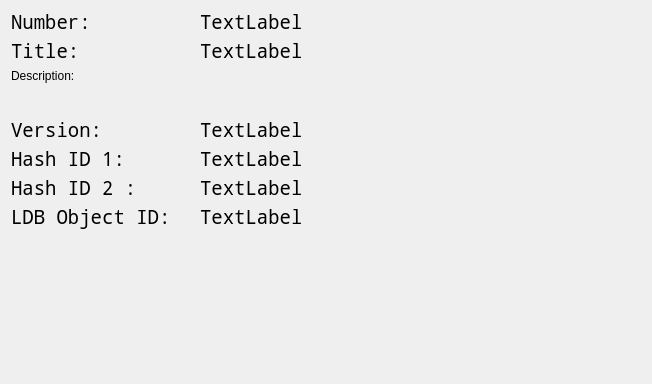
<?xml version="1.0" encoding="UTF-8"?>
<ui version="4.0">
 <class>SidechainDetailsDialog</class>
 <widget class="QDialog" name="SidechainDetailsDialog">
  <property name="geometry">
   <rect>
    <x>0</x>
    <y>0</y>
    <width>652</width>
    <height>384</height>
   </rect>
  </property>
  <property name="windowTitle">
   <string>Sidechain Details</string>
  </property>
  <layout class="QVBoxLayout" name="verticalLayout">
   <item>
    <layout class="QHBoxLayout" name="horizontalLayout_2">
     <item>
      <widget class="QLabel" name="label_4">
       <property name="font">
        <font>
         <family>Noto Mono</family>
         <pointsize>14</pointsize>
        </font>
       </property>
       <property name="text">
        <string>Number:         </string>
       </property>
      </widget>
     </item>
     <item>
      <widget class="QLabel" name="labelNumber">
       <property name="font">
        <font>
         <family>Noto Mono</family>
         <pointsize>14</pointsize>
        </font>
       </property>
       <property name="text">
        <string>TextLabel</string>
       </property>
       <property name="textInteractionFlags">
        <set>Qt::TextSelectableByMouse</set>
       </property>
      </widget>
     </item>
     <item>
      <spacer name="horizontalSpacer_2">
       <property name="orientation">
        <enum>Qt::Horizontal</enum>
       </property>
       <property name="sizeHint" stdset="0">
        <size>
         <width>40</width>
         <height>20</height>
        </size>
       </property>
      </spacer>
     </item>
    </layout>
   </item>
   <item>
    <layout class="QHBoxLayout" name="horizontalLayout_6">
     <item>
      <widget class="QLabel" name="label_9">
       <property name="font">
        <font>
         <family>Noto Mono</family>
         <pointsize>14</pointsize>
        </font>
       </property>
       <property name="text">
        <string>Title:          </string>
       </property>
      </widget>
     </item>
     <item>
      <widget class="QLabel" name="labelTitle">
       <property name="font">
        <font>
         <family>Noto Mono</family>
         <pointsize>14</pointsize>
        </font>
       </property>
       <property name="text">
        <string>TextLabel</string>
       </property>
       <property name="textInteractionFlags">
        <set>Qt::TextSelectableByMouse</set>
       </property>
      </widget>
     </item>
     <item>
      <spacer name="horizontalSpacer_6">
       <property name="orientation">
        <enum>Qt::Horizontal</enum>
       </property>
       <property name="sizeHint" stdset="0">
        <size>
         <width>40</width>
         <height>20</height>
        </size>
       </property>
      </spacer>
     </item>
    </layout>
   </item>
   <item>
    <layout class="QVBoxLayout" name="verticalLayout_2">
     <item>
      <widget class="QLabel" name="label">
       <property name="text">
        <string>Description:</string>
       </property>
      </widget>
     </item>
     <item>
      <widget class="QLabel" name="labelDescription">
       <property name="text">
        <string/>
       </property>
       <property name="wordWrap">
        <bool>true</bool>
       </property>
       <property name="textInteractionFlags">
        <set>Qt::TextSelectableByMouse</set>
       </property>
      </widget>
     </item>
    </layout>
   </item>
   <item>
    <spacer name="verticalSpacer_3">
     <property name="orientation">
      <enum>Qt::Vertical</enum>
     </property>
     <property name="sizeType">
      <enum>QSizePolicy::Fixed</enum>
     </property>
     <property name="sizeHint" stdset="0">
      <size>
       <width>20</width>
       <height>10</height>
      </size>
     </property>
    </spacer>
   </item>
   <item>
    <layout class="QHBoxLayout" name="horizontalLayout">
     <item>
      <widget class="QLabel" name="label_2">
       <property name="font">
        <font>
         <family>Noto Mono</family>
         <pointsize>14</pointsize>
        </font>
       </property>
       <property name="text">
        <string>Version:        </string>
       </property>
      </widget>
     </item>
     <item>
      <widget class="QLabel" name="labelVersion">
       <property name="font">
        <font>
         <family>Noto Mono</family>
         <pointsize>14</pointsize>
        </font>
       </property>
       <property name="text">
        <string>TextLabel</string>
       </property>
       <property name="textInteractionFlags">
        <set>Qt::TextSelectableByMouse</set>
       </property>
      </widget>
     </item>
     <item>
      <spacer name="horizontalSpacer">
       <property name="orientation">
        <enum>Qt::Horizontal</enum>
       </property>
       <property name="sizeHint" stdset="0">
        <size>
         <width>40</width>
         <height>20</height>
        </size>
       </property>
      </spacer>
     </item>
    </layout>
   </item>
   <item>
    <layout class="QHBoxLayout" name="horizontalLayout_8">
     <item>
      <widget class="QLabel" name="label_11">
       <property name="font">
        <font>
         <family>Noto Mono</family>
         <pointsize>14</pointsize>
        </font>
       </property>
       <property name="text">
        <string>Hash ID 1:      </string>
       </property>
      </widget>
     </item>
     <item>
      <widget class="QLabel" name="labelID1">
       <property name="font">
        <font>
         <family>Noto Mono</family>
         <pointsize>14</pointsize>
        </font>
       </property>
       <property name="text">
        <string>TextLabel</string>
       </property>
       <property name="textInteractionFlags">
        <set>Qt::TextSelectableByMouse</set>
       </property>
      </widget>
     </item>
     <item>
      <spacer name="horizontalSpacer_8">
       <property name="orientation">
        <enum>Qt::Horizontal</enum>
       </property>
       <property name="sizeHint" stdset="0">
        <size>
         <width>40</width>
         <height>20</height>
        </size>
       </property>
      </spacer>
     </item>
    </layout>
   </item>
   <item>
    <layout class="QHBoxLayout" name="horizontalLayout_9">
     <item>
      <widget class="QLabel" name="label_12">
       <property name="font">
        <font>
         <family>Noto Mono</family>
         <pointsize>14</pointsize>
        </font>
       </property>
       <property name="text">
        <string>Hash ID 2 :     </string>
       </property>
      </widget>
     </item>
     <item>
      <widget class="QLabel" name="labelID2">
       <property name="font">
        <font>
         <family>Noto Mono</family>
         <pointsize>14</pointsize>
        </font>
       </property>
       <property name="text">
        <string>TextLabel</string>
       </property>
       <property name="textInteractionFlags">
        <set>Qt::TextSelectableByMouse</set>
       </property>
      </widget>
     </item>
     <item>
      <spacer name="horizontalSpacer_9">
       <property name="orientation">
        <enum>Qt::Horizontal</enum>
       </property>
       <property name="sizeHint" stdset="0">
        <size>
         <width>40</width>
         <height>20</height>
        </size>
       </property>
      </spacer>
     </item>
    </layout>
   </item>
   <item>
    <layout class="QHBoxLayout" name="horizontalLayout_10">
     <item>
      <widget class="QLabel" name="label_20">
       <property name="font">
        <font>
         <family>Noto Mono</family>
         <pointsize>14</pointsize>
        </font>
       </property>
       <property name="text">
        <string>LDB Object ID:  </string>
       </property>
      </widget>
     </item>
     <item>
      <widget class="QLabel" name="labelLDBID">
       <property name="font">
        <font>
         <family>Noto Mono</family>
         <pointsize>14</pointsize>
        </font>
       </property>
       <property name="text">
        <string>TextLabel</string>
       </property>
       <property name="textInteractionFlags">
        <set>Qt::TextSelectableByMouse</set>
       </property>
      </widget>
     </item>
     <item>
      <spacer name="horizontalSpacer_10">
       <property name="orientation">
        <enum>Qt::Horizontal</enum>
       </property>
       <property name="sizeHint" stdset="0">
        <size>
         <width>40</width>
         <height>20</height>
        </size>
       </property>
      </spacer>
     </item>
    </layout>
   </item>
   <item>
    <spacer name="verticalSpacer">
     <property name="orientation">
      <enum>Qt::Vertical</enum>
     </property>
     <property name="sizeHint" stdset="0">
      <size>
       <width>20</width>
       <height>40</height>
      </size>
     </property>
    </spacer>
   </item>
  </layout>
 </widget>
 <resources/>
 <connections/>
</ui>
